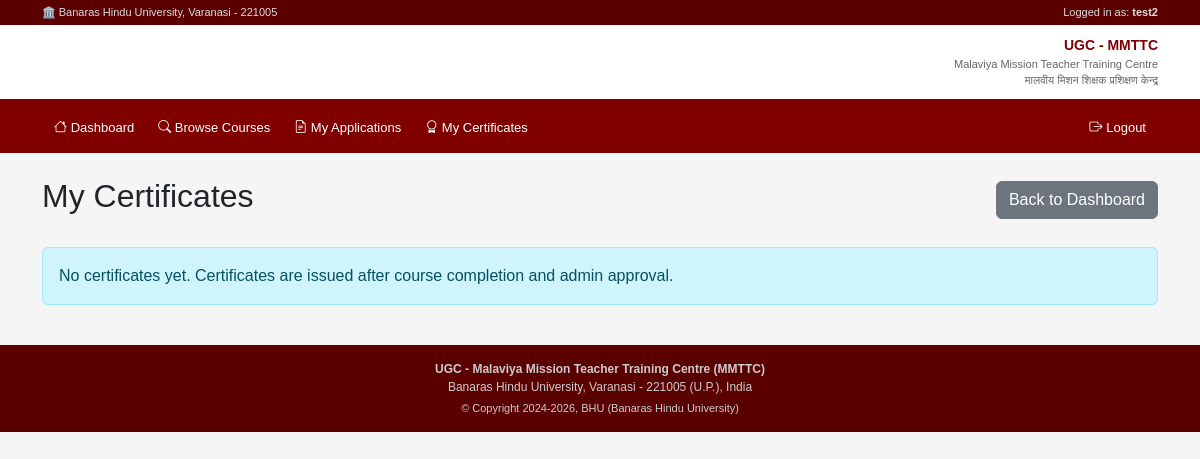
Page /certificates/my-certificates/ (signed in) on the earlier database version.
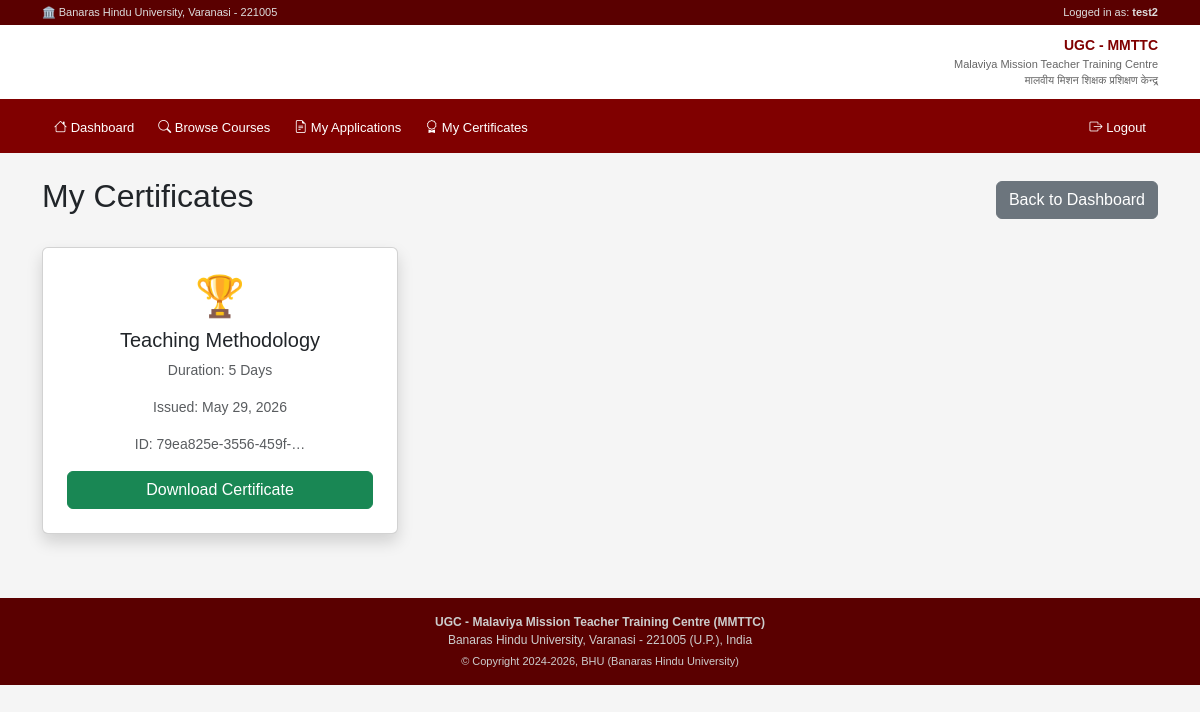
Same page on the later database version.
### certificates/models.py (models this page shows, shortened)
class Certificate(models.Model):
    application = models.OneToOneField(Application, on_delete=models.CASCADE)
    certificate_id = models.UUIDField(default=uuid.uuid4, editable=False, unique=True)
    issued_on = models.DateField(auto_now_add=True)
    pdf_file = models.FileField(upload_to='certificates/', blank=True, null=True)

### applications/models.py (models this page shows, shortened)
class Application(models.Model):
    STATUS_CHOICES = [
        ('pending', 'Pending'),
        ('approved', 'Approved'),
        ('rejected', 'Rejected'),
    ]
    TITLE_CHOICES = [
        ('Mr.', 'Mr.'),
        ('Mrs.', 'Mrs.'),
        ('Dr.', 'Dr.'),
        ('Prof.', 'Prof.'),
    ]
    CATEGORY_CHOICES = [
        ('General', 'General'),
        ('OBC', 'OBC'),
        ('SC', 'SC'),
        ('ST', 'ST'),
        ('EWS', 'EWS'),
    ]
    FACULTY_CHOICES = [
        ('Faculty', 'Faculty'),
        ('Researcher/Non-Teaching', 'Researcher/Non-Teaching'),
    ]
    QUALIFICATION_CHOICES = [
        ('Graduate', 'Graduate'),
        ('Post Graduate', 'Post Graduate'),
        ('M.Phil', 'M.Phil'),
        ('Ph.D', 'Ph.D'),
        ('Post Doctoral', 'Post Doctoral'),
    ]
    COURSE_TYPE_CHOICES = [
    ('OC', 'OC - Orientation Courses'),
    ('RC-I', 'RC-I - Refresher Courses'),
    ('SC', 'SC - Short Term Courses'),
    ('NEP', 'NEP'),
]
    applicant = models.ForeignKey(CustomUser, on_delete=models.CASCADE)
    course = models.ForeignKey(Course, on_delete=models.CASCADE)
    status = models.CharField(max_length=20, choices=STATUS_CHOICES, default='pending')
    course_type = models.CharField(max_length=10, choices=COURSE_TYPE_CHOICES, blank=True)
    title = models.CharField(max_length=10, choices=TITLE_CHOICES)
    full_name = models.CharField(max_length=100)
    category = models.CharField(max_length=20, choices=CATEGORY_CHOICES)
    pwd = models.BooleanField(default=False)
    aadhaar = models.CharField(max_length=12)
    photograph = models.ImageField(upload_to='applications/photos/', blank=True, null=True)
    dob = models.DateField()
    faculty_type = models.CharField(max_length=30, choices=FACULTY_CHOICES)
    email = models.EmailField()
    mobile = models.CharField(max_length=10)
    alternate_mobile = models.CharField(max_length=10, blank=True)
    institute_address = models.CharField(max_length=100)
    institute_state = models.CharField(max_length=100)
    institute_pincode = models.CharField(max_length=6)
    same_as_institute = models.BooleanField(default=False)
    mailing_address = models.CharField(max_length=100, blank=True)
    mailing_state = models.CharField(max_length=100, blank=True)
    mailing_pincode = models.CharField(max_length=6, blank=True)
    highest_qualification = models.CharField(max_length=50, choices=QUALIFICATION_CHOICES)
    prev_course1 = models.CharField(max_length=100, blank=True)
    prev_course1_year = models.CharField(max_length=10, blank=True)
    prev_course1_center = models.CharField(max_length=50, blank=True)
    prev_course2 = models.CharField(max_length=100, blank=True)
    prev_course2_year = models.CharField(max_length=10, blank=True)
    prev_course2_center = models.CharField(max_length=50, blank=True)
    accommodation = models.BooleanField(default=False)
    original_form = models.FileField(upload_to='applications/forms/', blank=True, null=True)
    hod_signed_form = models.FileField(upload_to='applications/hod_signed/', blank=True, null=True)
    admin_remarks = models.TextField(blank=True)
    submitted_at = models.DateTimeField(auto_now_add=True)
    updated_at = models.DateTimeField(auto_now=True)
    class Meta:
        unique_together = ['applicant', 'course']

### courses/models.py (models this page shows, shortened)
class Course(models.Model):
    title = models.CharField(max_length=255)
    description = models.TextField()
    eligibility = models.TextField()
    duration = models.CharField(max_length=100)
    start_date = models.DateField()
    end_date = models.DateField()
    total_seats = models.IntegerField()
    seats_filled = models.IntegerField(default=0)
    is_visible = models.BooleanField(default=True)
    is_closed = models.BooleanField(default=False)
    created_by = models.ForeignKey(CustomUser, on_delete=models.SET_NULL, null=True)
    created_at = models.DateTimeField(auto_now_add=True)

### certificates/views.py (the view)
# urls.py: path('my-certificates/', views.my_certificates, name='my_certificates'),
def my_certificates(request):
    if not request.user.is_authenticated:
        return redirect('login')
    certificates = Certificate.objects.filter(
        application__applicant=request.user,
        application__status='approved'
    )
    return render(request, 'certificates/my_certificates.html', {'certificates': certificates})

### templates/certificates/my_certificates.html
{% extends 'base.html' %}
{% block content %}
<div class="container mt-4">
    <div class="d-flex justify-content-between align-items-center mb-4">
        <h2>My Certificates</h2>
        <a href="{% url 'applicant_dashboard' %}" class="btn btn-secondary">Back to Dashboard</a>
    </div>
    {% if certificates %}
    <div class="row">
        {% for cert in certificates %}
        <div class="col-md-4 mb-4">
            <div class="card shadow text-center">
                <div class="card-body p-4">
                    <h1>🏆</h1>
                    <h5 class="mt-2">{{ cert.application.course.title }}</h5>
                    <p class="text-muted small">Duration: {{ cert.application.course.duration }}</p>
                    <p class="text-muted small">Issued: {{ cert.issued_on }}</p>
                    <p class="text-muted small">ID: {{ cert.certificate_id|truncatechars:20 }}</p>
                    <a href="{% url 'download_certificate' cert.pk %}" class="btn btn-success w-100">
                        Download Certificate
                    </a>
                </div>
            </div>
        </div>
        {% endfor %}
    </div>
    {% else %}
        <div class="alert alert-info">
            No certificates yet. Certificates are issued after course completion and admin approval.
        </div>
    {% endif %}
</div>
{% endblock %}

Differences in the rows shown:
added Certificate: application.course "Teaching Methodology", application.course.duration "5 Days", issued_on "May 29, 2026", certificate_id "79ea825e-3556-459f-…"
Other differences:
text no longer shown: "No certificates yet. Certificates are issued after course completion and admin approval."
